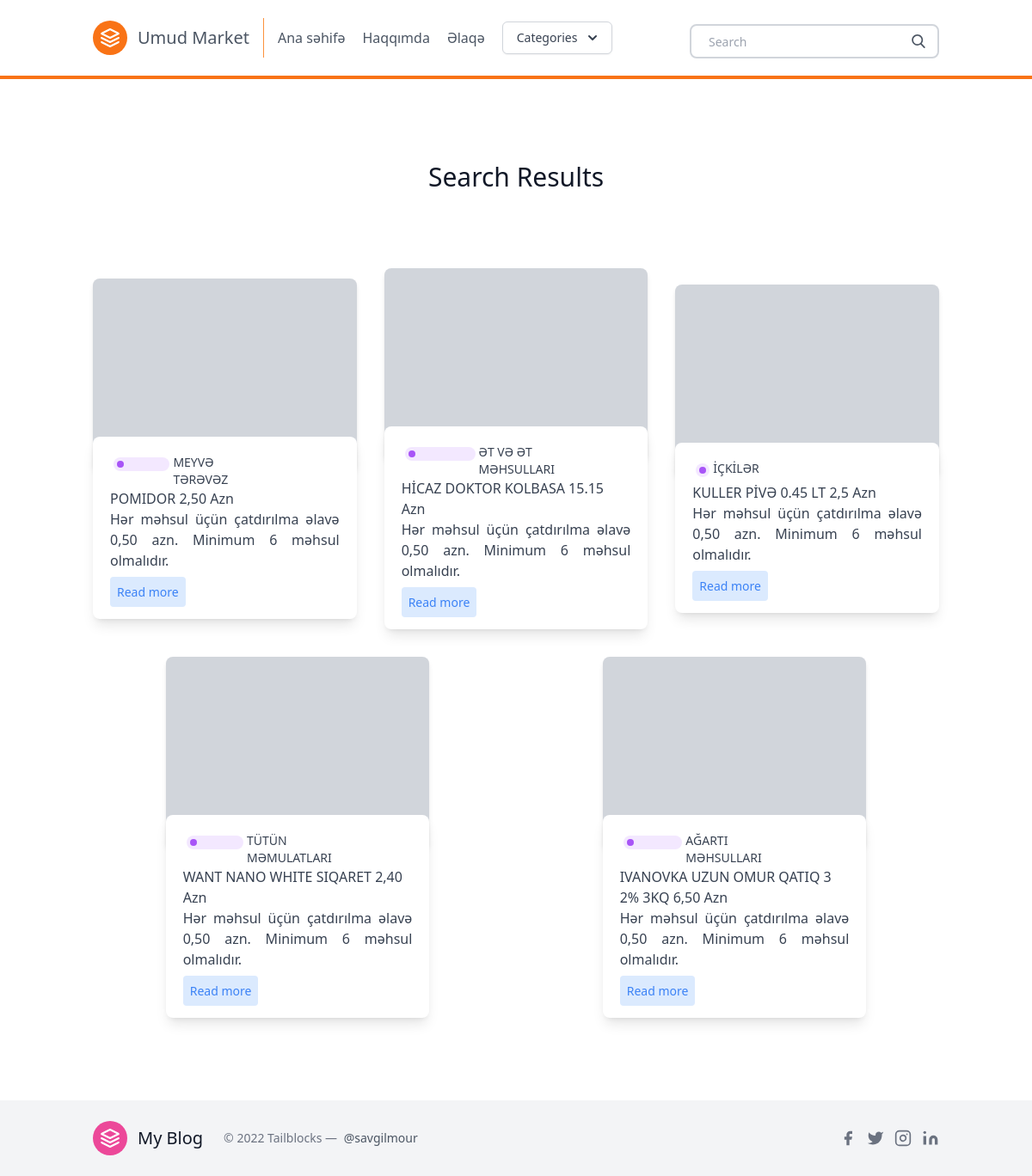
The app's page /search/ with its own data.
### posts/models.py (models this page shows, shortened)
class Post(models.Model):
    title = models.CharField(max_length=100)
    slug = models.SlugField()
    overview = models.TextField()
    timestamp = models.DateTimeField(auto_now_add=True)
    content = models.TextField()
    author = models.ForeignKey(Author, on_delete=models.CASCADE)
    thumbnail = models.ImageField()
    categories = models.ManyToManyField(Category)
    featured = models.BooleanField()

class Category(models.Model):
    title = models.CharField(max_length=20)
    subtitle = models.CharField(max_length=20)
    slug = models.SlugField()
    thumbnail = models.ImageField()

### posts/views.py (the view)
# urls.py: path('search/', search, name = 'search'),
def search(request):
    queryset = Post.objects.all()
    query = request.GET.get('q')
    if query:
        queryset = queryset.filter(
            Q(title__icontains=query) |
            Q(overview__icontains=query)
        ).distinct()
    context = {
        'object_list': queryset
    }
    return render(request, 'search_bar.html', context)

### posts/templatetags/markdown_extras.py (called while the page is built)
@register.simple_tag
def get_categories():
    return Category.objects.all()[0:3]

### templates/search_bar.html
{% extends 'base.html' %}
{% block content %}
<section class="blog text-gray-700 body-font">
    <div class="container px-5 py-24 mx-auto">
      <div class="flex flex-wrap w-full mb-20 flex-col items-center text-center">
        <h1 class="sm:text-3xl text-2xl font-medium title-font mb-2 text-gray-900">
          Search Results</h1>
      </div>
      <div class="flex flex-wrap sm:-m-4 -mx-4 -mb-10 -mt-4">
        {% for obj in object_list %}
        <div class="p-4 md:w-1/3 md:mb-0 mb-6 flex flex-col justify-center items-center max-w-sm mx-auto">
          <div class="bg-gray-300 h-56 w-full rounded-lg shadow-md bg-cover bg-center" style="background-image: url(https://images.unsplash.com/photo-1521185496955-15097b20c5fe?ixlib=rb-1.2.1&ixid=eyJhcHBfaWQiOjEyMDd9&auto=format&fit=crop&w=1951&q=80"></div>
          <div class=" w-70 bg-white -mt-10 shadow-lg rounded-lg overflow-hidden p-5">
            <div class="header-content inline-flex ">
              <div class="category-badge flex-1  h-4 w-4 m rounded-full m-1 bg-purple-100">
                <div class="h-2 w-2 rounded-full m-1 bg-purple-500 " ></div>
              </div>
              {% for category in obj.categories.all %}
              <div class="category-title flex-1 text-sm">
                {{ category.title }}
              </div>
              {% endfor %}
            </div>
              <div class="title-post font-medium">
              {{ obj.title }}
              </div>
              <div class="summary-post text-base text-justify">
                {{ obj.overview }}
              </div>
              <div class="mt-3">
              <a href="{% url 'post' obj.slug %}" class="bg-blue-100 text-blue-500 rounded p-2 text-sm ">
                Read more
              </a>
            </div>
          </div>
        </div>
        {% endfor %}
      </div>
    </div>
</section>
{% endblock %}

### records on screen
Post: title "POMIDOR 2,50 Azn", overview "Hər məhsul üçün çatdırılma əlavə 0,50 azn. Minimum 6 məhsul olmalıdır."
Category: title "MEYVƏ TƏRƏVƏZ"
Post: title "HİCAZ DOKTOR KOLBASA 15.15 Azn", overview "Hər məhsul üçün çatdırılma əlavə 0,50 azn. Minimum 6 məhsul olmalıdır."
Category: title "ƏT VƏ ƏT MƏHSULLARI"
Post: title "KULLER PİVƏ 0.45 LT 2,5 Azn", overview "Hər məhsul üçün çatdırılma əlavə 0,50 azn. Minimum 6 məhsul olmalıdır."
Category: title "İÇKİLƏR"
Post: title "WANT NANO WHITE SIQARET 2,40 Azn", overview "Hər məhsul üçün çatdırılma əlavə 0,50 azn. Minimum 6 məhsul olmalıdır."
Category: title "TÜTÜN MƏMULATLARI"
Post: title "IVANOVKA UZUN OMUR QATIQ 3 2% 3KQ 6,50 Azn", overview "Hər məhsul üçün çatdırılma əlavə 0,50 azn. Minimum 6 məhsul olmalıdır."
Category: title "AĞARTI MƏHSULLARI"
